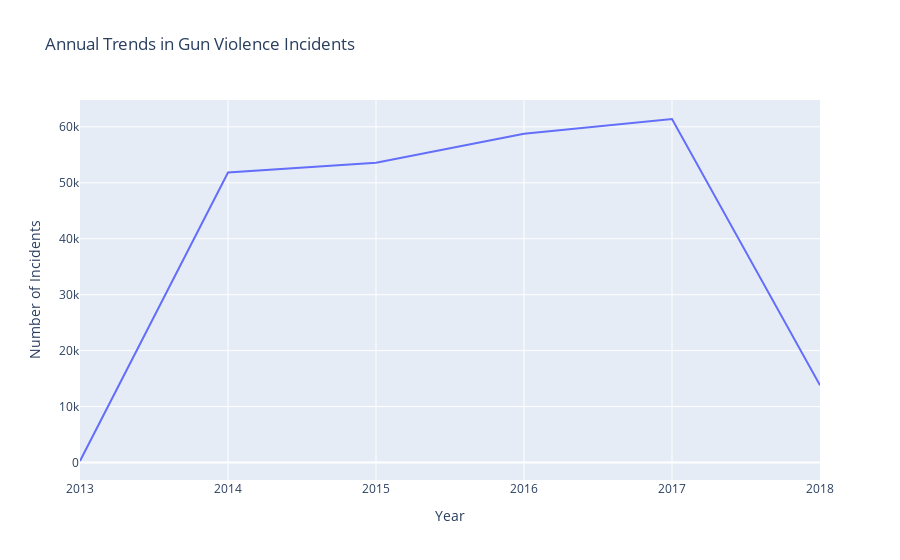

Notebook code cell kept with this figure:
### Code cell
# Extract the year from the incident_date to analyze annual trends
data_cleaned['year'] = data_cleaned['date'].dt.year

# Group data by year and count incidents
yearly_counts = data_cleaned.groupby('year').size().reset_index(name='count')

# Visualizing the trend
fig = px.line(yearly_counts, x='year', y='count', title='Annual Trends in Gun Violence Incidents',
              labels={'count': 'Number of Incidents', 'year': 'Year'})
fig.show()

### Figure 1 — Plotly figure (JSON) as saved in the notebook; plotly's stock layout.template omitted (floating-point values rounded to 4 significant figures)
{"data": [{"hovertemplate": "Year=%{x}<br>Number of Incidents=%{y}<extra></extra>", "legendgroup": "", "line": {"color": "#636efa", "dash": "solid"}, "marker": {"symbol": "circle"}, "mode": "lines", "name": "", "orientation": "v", "showlegend": false, "type": "scatter", "x": [2013, 2014, 2015, 2016, 2017, 2018], "xaxis": "x", "y": [278, 51854, 53579, 58763, 61401, 13802], "yaxis": "y"}], "layout": {"autosize": true, "legend": {"tracegroupgap": 0}, "title": {"text": "Annual Trends in Gun Violence Incidents"}, "xaxis": {"anchor": "y", "autorange": true, "domain": [0, 1], "range": [2013, 2018], "title": {"text": "Year"}, "type": "linear"}, "yaxis": {"anchor": "x", "autorange": true, "domain": [0, 1], "range": [-3118.0, 64800.0], "title": {"text": "Number of Incidents"}, "type": "linear"}}}
